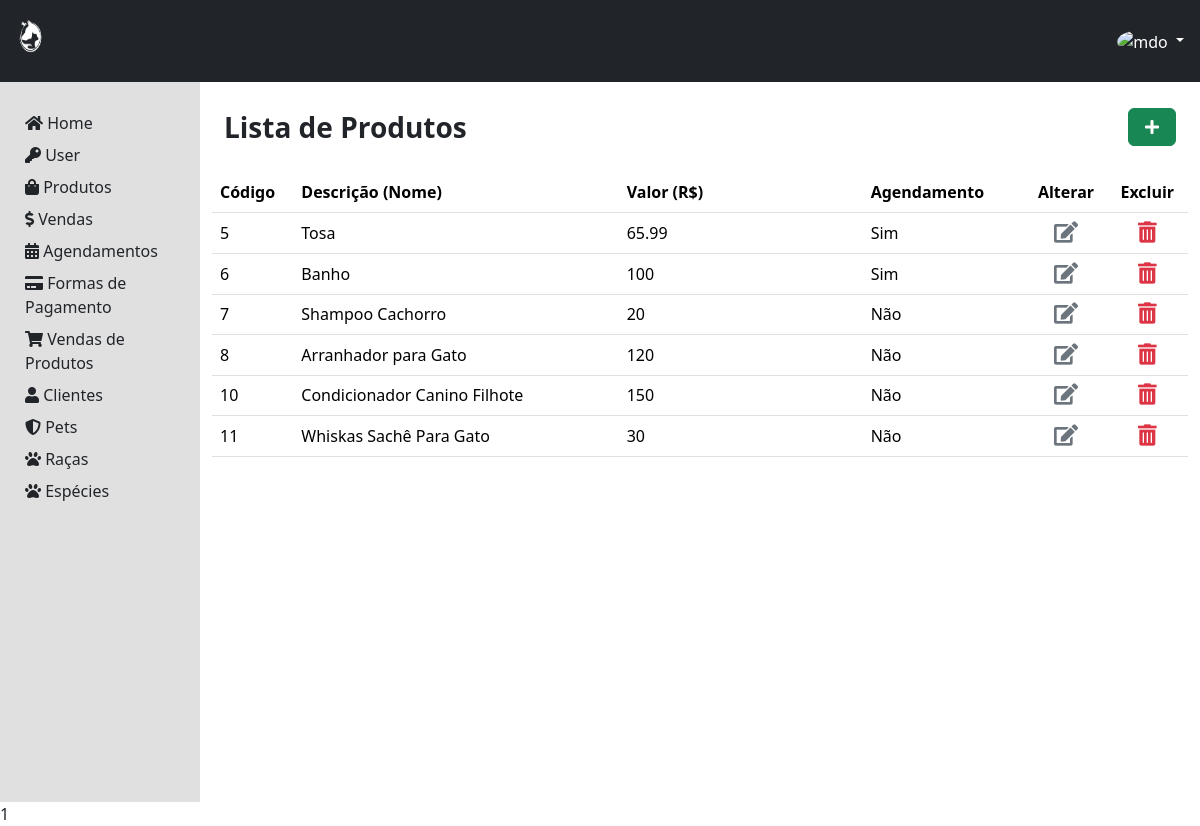
The app's page /area-admin/produtos/index.php (signed in) with its own data.
### tables this page shows
CREATE TABLE `tbproduto` (
  `codProduto` int(11) NOT NULL,
  `descProduto` varchar(50) NOT NULL,
  `valorProduto` float NOT NULL,
  `agendamentoProduto` char(3) DEFAULT NULL,
  `imgProduto` varchar(50) NOT NULL
);

### dao/ProdutoDao.php (called while the page is built, shortened)
<?php
    class ProdutoDao {
        public static function selectAll () {
            $conexao = Conexao::conectar();
            $query = "SELECT * FROM tbproduto";
            $stmt = $conexao->prepare($query);
            $stmt->execute();
            return $stmt->fetchAll();
        }
    }
?>

### area-admin/produtos/index.php (the view, shortened to what this page needs)
<?php
  require_once '../../dao/ProdutoDao.php';
  $produtos = ProdutoDao::selectAll();
?>
<!DOCTYPE html>
<html lang="pt-br">
<head>
  <link href="https://cdn.jsdelivr.net/npm/bootstrap@5.3.2/dist/css/bootstrap.min.css" rel="stylesheet">
  <link rel="stylesheet" href="https://use.fontawesome.com/releases/v5.3.1/css/all.css">
  <link rel="stylesheet" href="css/style.css">
</head>
<body style="justify-content: center; align-items: center; height: 100vh ">
<?php
    if (isset($_SESSION['codAdm'])) {
        include('./../../componentes/header-adm.php');
    }
  ?>
  <div class="container-fluid" style="height: 90vh">
    <div class="row h-100">
    <?php
      include('./../../componentes/menu-adm.php');
      ?>
      <div class="col-md-10  p-4 borber">
        <div class="row align-items-center mb-4">
          <div class="col fs-3 fw-semibold">
            Lista de Produtos
          </div>
          <div class="col text-end ">
            <a class="btn btn-success px-3" role="button" aria-disabled="true" href="register-produtos.php"><i
                class="fas fa-plus" aria-hidden="true"></i></a>
          </div>
        </div>
        <div class=" row">
          <table class="table table-hover">
            <thead>
              <tr>
                <th class="col-md-1">Código</th>
                <th class="col-md-4">Descrição (Nome)</th>
                <th class="col-md-3">Valor (R$)</th>
                <th class="col-md-2">Agendamento</th>
                <th class="text-center col-md-1">Alterar</th>
                <th class="text-center col-md-1">Excluir</th>
              </tr>
              <?php foreach($produtos as $produto) { ?>
              <tr>
                <td><?=$produto[0]?></td>
                <td><?=$produto[1]?></td>
                <td><?=$produto[2]?></td>
                <td><?=$produto[3]?></td>
                <td class="text-center">
                  <form action="process-produto.php" method="POST">
                    <button type="submit" class="dropdown-item" ><i
                        class="fas fa-edit fa-lg text-secondary"></i>
                    </button>
                  </form>
                </td>
                <td class="text-center ">
                  <a class="dropdown-item" onclick="modalRemover(<?=$produto[0]?>,'codDeletar')">
                    <i class="fas fa-trash-alt fa-lg text-danger"></i>
                  </a>
                </td>
              <tr>
              <?php } ?>
            </thead>
          </table>
        </div>
      </div>
    </div>
  </div>
  <?= require './../../componentes/modal.php'?>
</body>
</html>

### css/style.css (style rules this page uses)
a { position: relative; text-decoration: none; }

### records on screen
tbproduto: codProduto "5", descProduto "Tosa", valorProduto "65.99", agendamentoProduto "Sim"
tbproduto: codProduto "6", descProduto "Banho", valorProduto "100", agendamentoProduto "Sim"
tbproduto: codProduto "7", descProduto "Shampoo Cachorro", valorProduto "20", agendamentoProduto "Não"
tbproduto: codProduto "8", descProduto "Arranhador para Gato", valorProduto "120", agendamentoProduto "Não"
tbproduto: codProduto "10", descProduto "Condicionador Canino Filhote", valorProduto "150", agendamentoProduto "Não"
tbproduto: codProduto "11", descProduto "Whiskas Sachê Para Gato", valorProduto "30", agendamentoProduto "Não"

### other values on screen
require './../../componentes/modal.php' "1"
